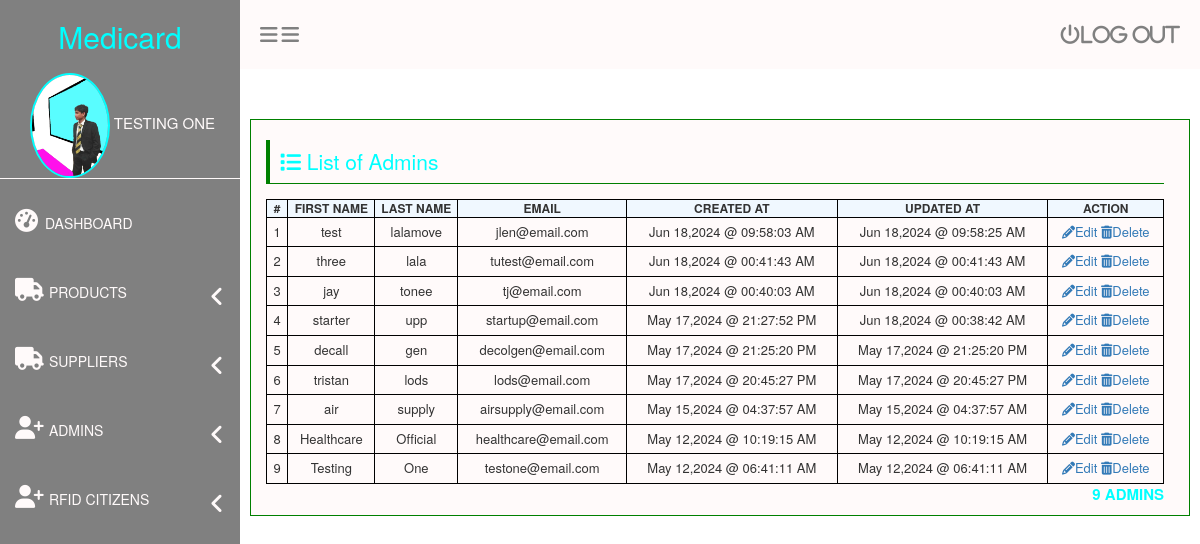
Screenshot of /admins/users-view.php (signed in) with the database file from the repository.
### tables this page shows
CREATE TABLE `adminstaffs` (
  `id` int(11) NOT NULL,
  `first_name` varchar(50) NOT NULL,
  `last_name` varchar(50) NOT NULL,
  `password` varchar(300) NOT NULL,
  `email` varchar(50) NOT NULL,
  `created_at` datetime NOT NULL,
  `updated_at` datetime NOT NULL
);

### process/show.php (called while the page is built)
<?php
include("../connection.php");
$table_name = $show_table;
$stmt = $conn->prepare("SELECT * FROM $table_name ORDER BY created_at DESC");
$stmt->execute();
$stmt->setFetchMode(PDO::FETCH_ASSOC);
return $stmt->fetchAll();
?>

### admins/users-view.php (the view, shortened to what this page needs)
<?php
    $user = $_SESSION["user"];
    $show_table = 'adminstaffs';
    $users = include("../process/show.php");
?>
<!DOCTYPE html>
<html lang="en">
<head>
    <?php include("../fixed/app-header-scripts.php"); ?>
</head>
<body>
    <div id="dashboardMainCont">
        <?php include('../fixed/app-sidebar.php') ?>
        <div class="dashboard_content_container" id="dashboard_content_container">
            <?php include('../fixed/app-topnav.php') ?>
            <div class="dashboard_content">
                <div class="dashboard_content_main">
                    <div class="row">
                        <div class="column column-12">
                            <h1 class="sectionHeader"><i class="fa fa-list"></i> List of Admins</h1>
                            <div class="sectionContent">
                                <div class="admins">
                                        <table>
                                            <thead>
                                                <tr>
                                                    <th>#</th>
                                                    <th>First Name</th>
                                                    <th>Last Name</th>
                                                    <th>Email</th>
                                                    <th>Created At</th>
                                                    <th>Updated At</th>
                                                    <th>Action</th>
                                                </tr>
                                                <tbody>
                                                    <?php foreach($users as $index => $user){?>
                                                    <tr>
                                                        <td><?= $index + 1 ?></td>
                                                        <td class="firstName"><?= $user['first_name'] ?></td>
                                                        <td class="lastName"><?= $user['last_name'] ?></td>
                                                        <td class="email"><?= $user['email'] ?></td>
                                                        <td><?= date('M d,Y @ H:i:s A', strtotime($user['created_at'])) ?></td>
                                                        <td><?= date('M d,Y @ H:i:s A', strtotime($user['updated_at'])) ?></td>
                                                        <td>
                                                            <a href="" class="updateAdmin" data-userid="<?= $user['id'] ?>"><i class="fa fa-pencil"></i>Edit</a>
                                                            <a href="" class="deleteAdmin" data-userid="<?= $user['id'] ?>" data-fname="<?= $user['first_name'] ?>" data-lname="<?= $user['last_name'] ?>"><i class="fa fa-trash"></i>Delete</a>
                                                        </td>
                                                    </tr>
                                                    <?php } ?>
                                                </tbody>
                                            </thead>
                                        </table>
                                    <p class="adminCount"><?= count($users)?> Admins </p>
                                </div>
                            </div>
                        </div>
                    </div>
                </div>
            </div>
        </div>
    </div>
    <?php include("../fixed/app-scripts.php"); ?>
</body>
</html>

### fixed/app-header-scripts.php (shortened to what this page needs)
<link rel="stylesheet" href="../css/login2.css?v=<?= time(); ?>">
    <link rel="stylesheet" href="medicard/font-awesome-4.7.0/css/font-awesome.min.css">
    <link rel="stylesheet" href="https://cdnjs.cloudflare.com/ajax/libs/bootstrap3-dialog/1.35.4/css/bootstrap-dialog.min.css" />
<link rel="stylesheet" href="https://stackpath.bootstrapcdn.com/bootstrap/4.3.1/css/bootstrap.min.css">

### fixed/app-sidebar.php (shortened to what this page needs)
<div class="dashboard_sidebar" id="dashboard_sidebar">
            <h3 class="dashboard_logo" id="dashboard_logo">Medicard</h3>
            <div class="dashboard_sidebar_user">
                <img src="../imspics/FDP.png" alt="User image." id="userImage">
                <span><?= $user['first_name'].' '.$user['last_name'] ?></span>
            </div>
            <div class="dashboard_sidebar_menus">
                <ul class="dashboard_menu_lists">
                    <li class="listMainMenu">
                        <a href="../starting/dashboard.php"><i class="fa fa-dashboard menuIcons"></i><span class="menuText">Dashboard</span></a>
                    </li>
                    <li class="listMainMenu showHideSubMenu">
                        <a href="javascript:void(0);" class="showHideSubMenu">
                            <i class="fa fa-truck showHideSubMenu"></i>
                            <span class="menuText showHideSubMenu">Products </span>
                            <i class="fa fa-angle-left mainMenuIconArrow showHideSubMenu"></i>
                        </a>
                    </li>
                    <li class="listMainMenu showHideSubMenu">
                        <a href="javascript:void(0);" class="showHideSubMenu">
                            <i class="fa fa-truck showHideSubMenu"></i>
                            <span class="menuText showHideSubMenu">Suppliers </span>
                            <i class="fa fa-angle-left mainMenuIconArrow showHideSubMenu"></i>
                        </a>
                    </li>
                    <li class="listMainMenu showHideSubMenu">
                        <a href="javascript:void(0);" class="showHideSubMenu">
                            <i class="fa fa-user-plus showHideSubMenu"></i>
                            <span class="menuText showHideSubMenu">Admins </span>
                            <i class="fa fa-angle-left mainMenuIconArrow showHideSubMenu"></i>
                        </a>
                    </li>
                    <li class="listMainMenu showHideSubMenu">
                        <a href="javascript:void(0);" class="showHideSubMenu">
                            <i class="fa fa-user-plus showHideSubMenu"></i>
                            <span class="menuText showHideSubMenu">RFID Citizens </span>
                            <i class="fa fa-angle-left mainMenuIconArrow showHideSubMenu"></i>
                        </a>
                    </li>
                </ul>
            </div>
        </div>

### fixed/app-topnav.php
<div class="dashboard_topNav">
                <a href="" id="toggleBtn"><i class="fa fa-navicon"></i></a>
                <a href="../index.php" id=""><i class="fa fa-navicon"></i></a>
                <a href="../starting/logout.php" id="logoutBtn"><i class="fa fa-power-off">Log out</i></a>
            </div>

### fixed/app-scripts.php (shortened to what this page needs)
<link rel="stylesheet" href="https://cdn.jsdelivr.net/npm/bootstrap@3.3.7/dist/css/bootstrap.min.css">
<link rel="stylesheet" href="https://cdn.jsdelivr.net/npm/bootstrap@3.3.7/dist/css/bootstrap-theme.min.css">

### css/login2.css (style rules this page uses)
*, *::before, *::after { box-sizing: border-box; }
ul[class], ol[class] { padding: 0; }
body, h1, h2, h3, h4, p, ul[class], ol[class], li, figure, figcaption, blockquote, dl, dd { margin: 0; }
body { min-height: 100vh; scroll-behavior: smooth; text-rendering: optimizeSpeed; line-height: 1.5; }
ul[class], ol[class] { list-style: none; }
a:not([class]) { text-decoration-skip-ink: auto; }
img { max-width: 100%; display: block; }
body { font-family: Arial; }
#dashboardMainCont { display: flex; flex-direction: row; }
.dashboard_sidebar { width: 20%; background: gray; height: 100vh; }
.dashboard_content_container { width: 80%; }
h3.dashboard_logo { color: aqua; font-size: 30px; text-align: center; }
.dashboard_sidebar_user { text-align: center; position: relative; margin-top: 20px; border-bottom: 1px solid snow; }
.dashboard_sidebar_user img { width: 80px; display: inline-block; border-radius: 50%; border: 2px solid aqua; margin-left: 5px; vertical-align: middle; }
.dashboard_sidebar_user span { top: 20%; font-size: 15px; text-transform: uppercase; color: snow; display: inline-block; }
.dashboard_menu_lists { margin-top: 20px; }
.dashboard_menu_lists li.listMainMenu { padding-top: 15px; text-transform: uppercase; }
.dashboard_menu_lists li.listMainMenu a { text-decoration: none; color: snow; display: block; font-size: 14px; padding: 15px 15px; padding-bottom: 15px; padding-right: 0px; }
.dashboard_menu_lists li.listMainMenu a i { font-size: 23px; width: 30px; }
.dashboard_topNav { background: snow; padding: 20px; }
.dashboard_topNav a { color: gray; font-size: 20px; text-decoration: none; }
a#logoutBtn { float: right; }
.dashboard_content { padding: 50px 10px 10px 10px; }
.dashboard_content_main { background: snow; min-height: 300px; height: 100%; border: 1px solid green; padding-left: 20px; }
.row { display: flex; flex-direction: row; flex-wrap: wrap; width: 100%; }
.column { width: 100%; padding: 0px 10px; }
.sectionHeader { font-size: 21px; color: aqua; border-bottom: 1px solid green; padding-bottom: 11px; padding: 10px; border-left: 4px solid green; margin-bottom: 15px; }
table, th, td { border: 1px solid black; border-collapse: collapse; }
table { width: 100%; }
table th { font-size: 12px; text-transform: uppercase; text-align: center; background: aliceblue; }
table td { font-size: 13px; text-align: center; padding: 5px; }
.admins p.adminCount { text-align: right; font-size: 15px; font-weight: bold; text-transform: uppercase; color: aqua; }
.mainMenuIconArrow { float: right; font-size: 19px; margin-top: 7px; }

### rows the page displays
adminstaffs: first_name "TESTING", last_name "ONE", first_name "Testing", last_name "One", email "testone@email.com", created_at "May 12,2024 @ 06:41:11 AM", updated_at "May 12,2024 @ 06:41:11 AM"
adminstaffs: first_name "test", last_name "lalamove", email "jlen@email.com", created_at "Jun 18,2024 @ 09:58:03 AM", updated_at "Jun 18,2024 @ 09:58:25 AM"
adminstaffs: first_name "three", last_name "lala", email "tutest@email.com", created_at "Jun 18,2024 @ 00:41:43 AM", updated_at "Jun 18,2024 @ 00:41:43 AM"
adminstaffs: first_name "jay", last_name "tonee", email "tj@email.com", created_at "Jun 18,2024 @ 00:40:03 AM", updated_at "Jun 18,2024 @ 00:40:03 AM"
adminstaffs: first_name "starter", last_name "upp", email "startup@email.com", created_at "May 17,2024 @ 21:27:52 PM", updated_at "Jun 18,2024 @ 00:38:42 AM"
adminstaffs: first_name "decall", last_name "gen", email "decolgen@email.com", created_at "May 17,2024 @ 21:25:20 PM", updated_at "May 17,2024 @ 21:25:20 PM"
adminstaffs: first_name "tristan", last_name "lods", email "lods@email.com", created_at "May 17,2024 @ 20:45:27 PM", updated_at "May 17,2024 @ 20:45:27 PM"
adminstaffs: first_name "air", last_name "supply", email "airsupply@email.com", created_at "May 15,2024 @ 04:37:57 AM", updated_at "May 15,2024 @ 04:37:57 AM"
adminstaffs: first_name "Healthcare", last_name "Official", email "healthcare@email.com", created_at "May 12,2024 @ 10:19:15 AM", updated_at "May 12,2024 @ 10:19:15 AM"

### other values shown
count($users) "9"
